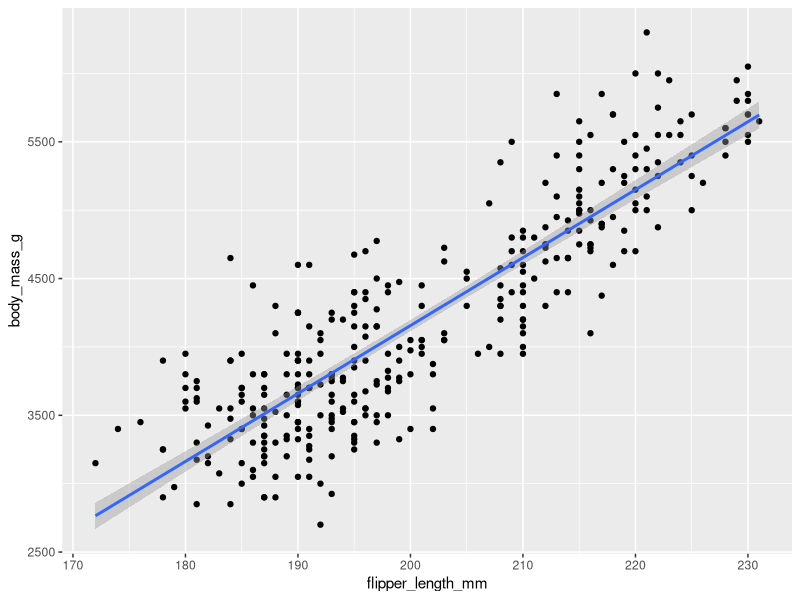

Here is the R script that generated this plot:
## ---- chunk 1
# Addition
6 + 3
## ---- chunk 2
# Subtraction
6 - 3
## ---- chunk 3
# Multiplication
6 * 3
## ---- chunk 4
# Division
6 / 3
## ---- chunk 5
# Exponentiation
3 ^ 20
## ---- chunk 6
# Bigger exponentiation
3 ^ 1000
## ---- chunk 7
x <- 7
print(x)
y <- 3
print(x + y)
## ---- chunk 8
x <- 7
y <- x + 1
print(y)
## ---- chunk 9
x <- 7
y <- x + 1
x <- 0
print(y)
## ---- chunk 10
library(palmerpenguins)
data(penguins)
lm(body_mass_g ~ flipper_length_mm, data = penguins)
## ---- chunk 11
library(ggplot2)
ggplot(penguins, aes(x = flipper_length_mm, y = body_mass_g)) + 
  geom_point() + geom_smooth(method = "lm")
